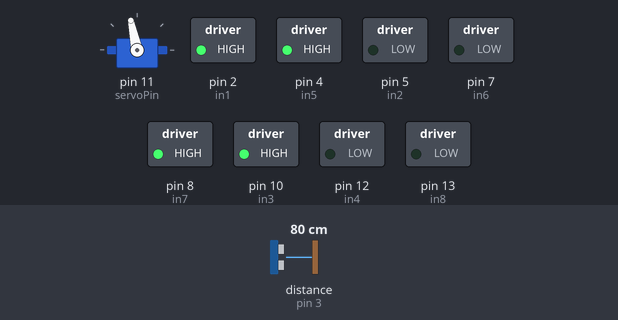
Simulated run of this sketch. Board: Arduino Uno, built with avr-gcc and run on an emulated ATmega328P. On the bench: servo, switched loads named in the sketch (green lamp = pin HIGH). Wiring (inferred from the names in the program): ultrasonic range finder: trigger pin 6; echo pin 3. Inputs (shaded band) come from the test bench; at power-on: distance to the obstacle (sensor on pin 3) 80 cm. The echo pulse lasts 58.3 µs per cm; pins used as bus, display or sensor lines are not drawn; what the sketch prints to the serial monitor is not drawn.

Above: at 1.2 s.
1.3 s: distance to the obstacle (sensor on pin 3) set to 13 cm
4.3 s: distance to the obstacle (sensor on pin 3) set to 10 cm
At 4.8 s:
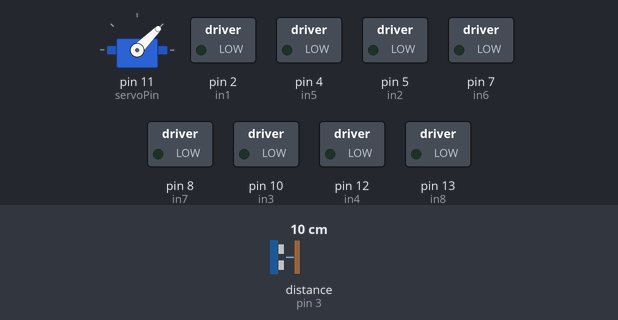
At 6.5 s:
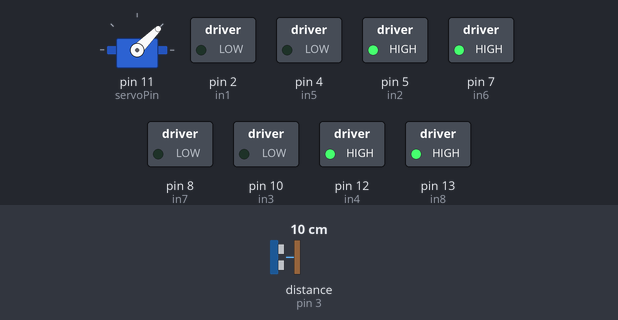
6.8 s: distance to the obstacle (sensor on pin 3) set to 120 cm
At 7.37 s:
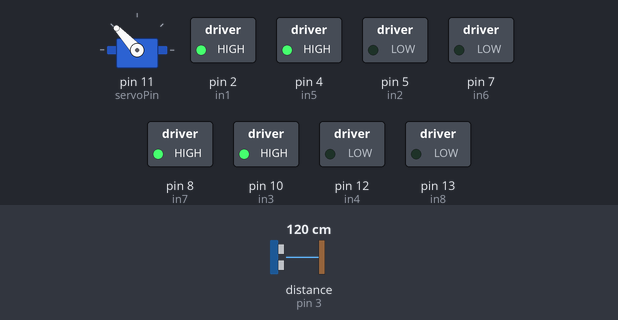
9.8 s: distance to the obstacle (sensor on pin 3) set to 250 cm
12.8 s: distance to the obstacle (sensor on pin 3) set to 2 cm
At 15.1 s:
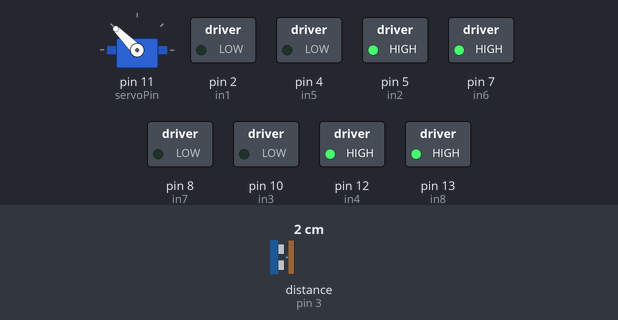
15.4 s: distance to the obstacle (sensor on pin 3) set to 299 cm
Timing chart, 0 to 35.0 s (numbered marks = the images above; inputs shaded):
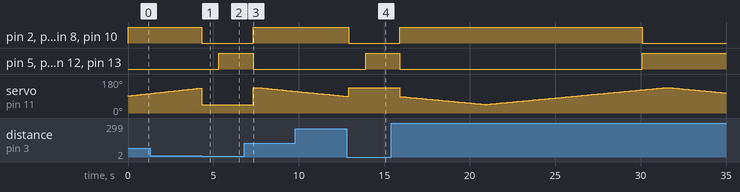

Measured:
- the behaviour switches between 12 and 11 cm on distance to the obstacle (sensor on pin 3) (found by bisection; images 0 and 1)
- after the input at 4.3 s, pin 2 (in1), pin 4 (in5), pin 8 (in7), pin 10 (in3): HIGH → LOW at once; pin 5 (in2), pin 7 (in6), pin 12 (in4), pin 13 (in8): LOW → HIGH after 1.0 s
- after the input at 6.8 s, pin 2 (in1), pin 4 (in5), pin 8 (in7), pin 10 (in3): goes on until 7.3 s, then stays HIGH; pin 5 (in2), pin 7 (in6), pin 12 (in4), pin 13 (in8): goes on until 7.3 s, then stays LOW
- after the input at 12.8 s, pin 2 (in1), pin 4 (in5), pin 8 (in7), pin 10 (in3): HIGH → LOW after 0.11 s; pin 5 (in2), pin 7 (in6), pin 12 (in4), pin 13 (in8): LOW → HIGH after 1.1 s

The sketch:

main.ino
```cpp
#include <Servo.h>

// حساس الموجات
const int trigger_pin = 6;
const int echo_pin = 3;

// المحركات DC
int in1 = 2, in2 = 5;
int in3 = 10, in4 = 12;
int in5 = 4, in6 = 7;
int in7 = 8, in8 = 13;

// السيرفو
Servo servo;
int servoPin = 11;

// مسافة ووقت
long duration;
int distance;
int servoAngle = 90;
bool increasing = true;

void setup() {
  Serial.begin(9600);
  pinMode(trigger_pin, OUTPUT);
  pinMode(echo_pin, INPUT);

  int motorPins[] = {in1, in2, in3, in4, in5, in6, in7, in8};
  for (int i = 0; i < 8; i++) pinMode(motorPins[i], OUTPUT);

  servo.attach(servoPin);
  servo.write(servoAngle);
}

// ========== الحلقة الرئيسية ==========
void loop() {
  // حركة للأمام 30 ثانية
  moveForward();
  timedRunWithObstacleCheck(30000);

  // حركة للخلف 60 ثانية
  moveBackward();
  timedRunWithObstacleCheck(60000);

  // يمين ويسار بالتناوب 60 ثانية
  alternateRightLeft(60000);

  stopMotors();
  delay(1000); // راحة قبل إعادة الدورة
}

// ========== وظائف الحس والتفاعل ==========
void timedRunWithObstacleCheck(unsigned long durationMs) {
  unsigned long start = millis();
  while (millis() - start < durationMs) {
    measureDistance();
    if (distance <= 10) {
      Serial.println("⚠️ عائق قريب - تغيير الاتجاه");
      stopMotors();
      changeServoDirection();
      delay(1000);
      moveBackward();
      delay(2000); // يتراجع شوي
      moveForward(); // يرجع للحركة السابقة
    }
    updateServoSweep();
    delay(100); // تقليل سرعة التحديث
  }
}

void alternateRightLeft(unsigned long durationMs) {
  unsigned long start = millis();
  bool right = true;

  while (millis() - start < durationMs) {
    measureDistance();
    if (distance <= 10) {
      Serial.println("⚠️ عائق أثناء التناوب - تغيير الاتجاه");
      stopMotors();
      changeServoDirection();
      delay(1000);
      moveBackward();
      delay(2000);
    }

    if (right) moveRight();
    else moveLeft();

    updateServoSweep();
    right = !right;
    delay(2000);
  }
}

void measureDistance() {
  digitalWrite(trigger_pin, LOW);
  delayMicroseconds(2);
  digitalWrite(trigger_pin, HIGH);
  delayMicroseconds(10);
  digitalWrite(trigger_pin, LOW);

  duration = pulseIn(echo_pin, HIGH);
  distance = duration * 0.034 / 2;

  Serial.print("Distance: ");
  Serial.print(distance);
  Serial.println(" cm");
}

void changeServoDirection() {
  if (servoAngle < 90) servo.write(135);
  else servo.write(45);
  // لا نستخدم sweep هنا، فقط تغيير مفاجئ
}

// ========== حركة السيرفو المستمرة ==========
void updateServoSweep() {
  if (increasing) {
    servoAngle += 1;
    if (servoAngle >= 135) increasing = false;
  } else {
    servoAngle -= 1;
    if (servoAngle <= 45) increasing = true;
  }
  servo.write(servoAngle);
}

// ========== أوامر المحركات ==========
void moveForward() {
  setMotors(HIGH, LOW, HIGH, LOW, HIGH, LOW, HIGH, LOW);
}

void moveBackward() {
  setMotors(LOW, HIGH, LOW, HIGH, LOW, HIGH, LOW, HIGH);
}

void moveRight() {
  setMotors(HIGH, LOW, HIGH, LOW, LOW, HIGH, LOW, HIGH);
}

void moveLeft() {
  setMotors(LOW, HIGH, LOW, HIGH, HIGH, LOW, HIGH, LOW);
}

void stopMotors() {
  setMotors(LOW, LOW, LOW, LOW, LOW, LOW, LOW, LOW);
}

void setMotors(
  int v1, int v2, int v3, int v4,
  int v5, int v6, int v7, int v8
) {
  digitalWrite(in1, v1); digitalWrite(in2, v2);
  digitalWrite(in3, v3); digitalWrite(in4, v4);
  digitalWrite(in5, v5); digitalWrite(in6, v6);
  digitalWrite(in7, v7); digitalWrite(in8, v8);
}
```
